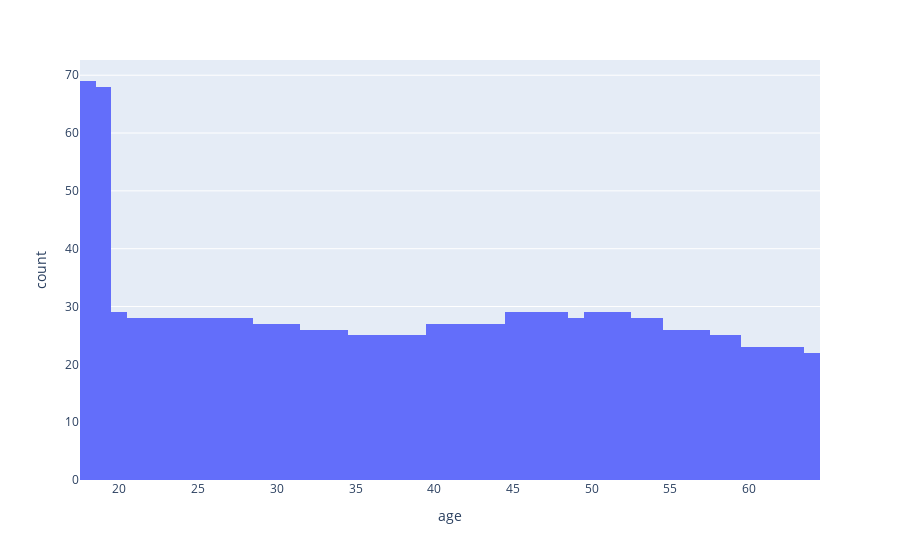

The notebook cell saved with this chart:
### Code cell
px.histogram(df, x='age', nbins=len(df.age.unique()))

### Figure 1 — Plotly figure (JSON) as saved in the notebook; plotly's stock layout.template omitted (floating-point values rounded to 4 significant figures; data arrays with more than 128 entries replaced by an {"elided": "..."} marker saying what was removed)
{"data": [{"alignmentgroup": "True", "bingroup": "x", "hovertemplate": "age=%{x}<br>count=%{y}<extra></extra>", "legendgroup": "", "marker": {"color": "#636efa", "pattern": {"shape": ""}}, "name": "", "nbinsx": 47, "offsetgroup": "", "orientation": "v", "showlegend": false, "type": "histogram", "x": {"elided": "1338 int values"}, "xaxis": "x", "yaxis": "y"}], "layout": {"barmode": "relative", "legend": {"tracegroupgap": 0}, "margin": {"t": 60}, "xaxis": {"anchor": "y", "domain": [0, 1], "title": {"text": "age"}}, "yaxis": {"anchor": "x", "domain": [0, 1], "title": {"text": "count"}}}}
